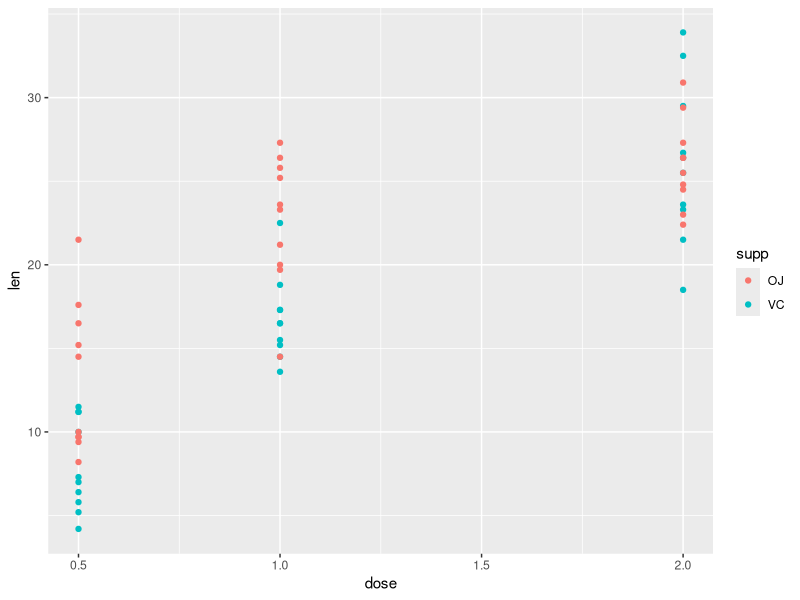
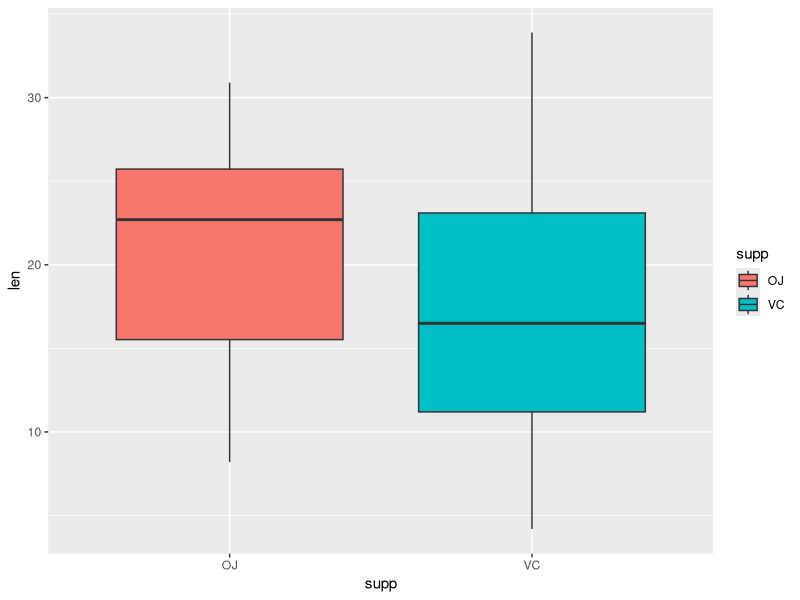
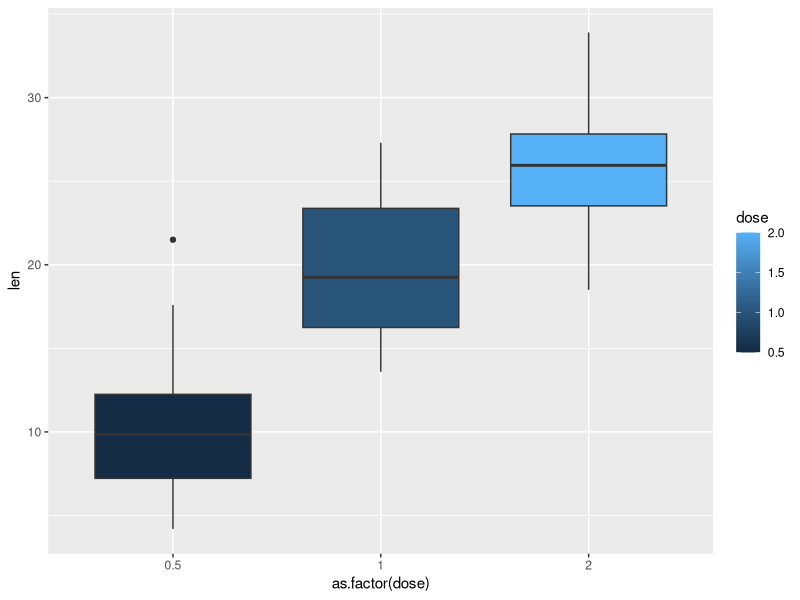

Here is the R script that generated these plots, in order:
## ---- chunk 1
library (datasets)
data(ToothGrowth)
str (ToothGrowth)
## ---- chunk 2
summary (ToothGrowth)
## ---- chunk 3
library (ggplot2)
par (mfrow = c(1,1))
ggplot (aes(x = dose, y = len), data = ToothGrowth) + 
    geom_point(aes (color = supp)) + 
    labs (list(title = "ToothGrowth by Dose and Supp", x = "Dose", y = "Supp"))
## ---- chunk 4
par (mfrow = c(1,1))
ggplot(aes(x=supp, y=len), data=ToothGrowth) + geom_boxplot(aes(fill=supp)) + 
    labs (list(title = "ToothGrowth by Supp", x = "Supp", y = "Length"))
## ---- chunk 5
par (mfrow = c(1,1))
ggplot(aes(x=as.factor(dose), y=len), data=ToothGrowth) + geom_boxplot(aes(fill=dose)) + 
    labs (list(title = "ToothGrowth by Dose", x = "Dose", y = "Length"))
## ---- chunk 6
tTestSupp <- t.test(len ~ supp, data = ToothGrowth)
## ---- chunk 7
# Sub-groups based on dose pairs. 
dose051 <- subset (ToothGrowth, dose %in% c(0.5, 1.0)) 
dose052 <- subset (ToothGrowth, dose %in% c(0.5, 2.0)) 
dose12 <- subset (ToothGrowth, dose %in% c(1.0, 2.0)) 

# Check for differences in length due to change in dose levels: (0.5, 1.0)
t.test(len ~ dose, data = dose051)

# Check for differences in length due to change in dose levels: (0.5, 2.0)
t.test(len ~ dose, data = dose052)

# Check for differences in length due to change in dose levels: (1.0, 2.0)
t.test(len ~ dose, data = dose12)
